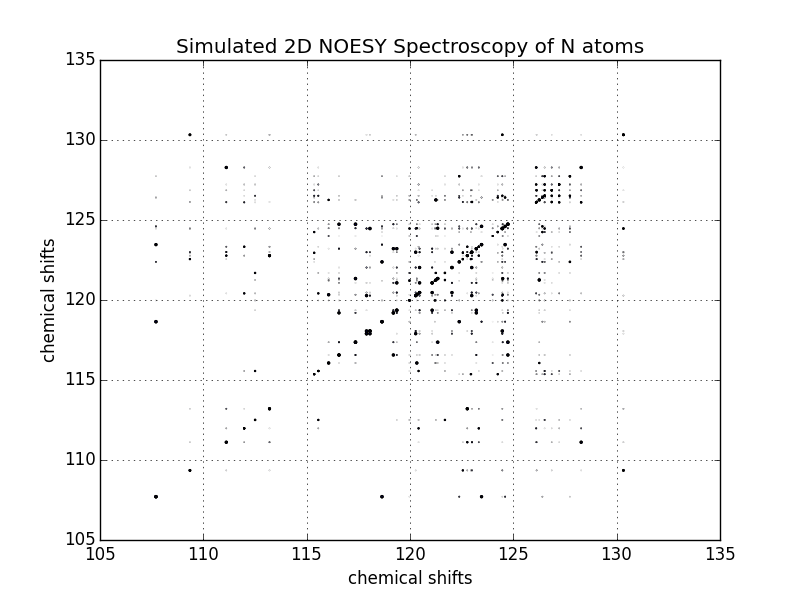

Generate this figure with Python:
# -*- coding: utf-8 -*-  
from math import exp
import multiprocessing
import math
from multiprocessing import Process, Array, Value, Pool
import os
import matplotlib
matplotlib.use('Agg')
import matplotlib.pyplot as plt
import numpy as np
from mpl_toolkits.mplot3d import Axes3D
import scipy.stats
from scipy.stats import norm
import warnings
import matplotlib
warnings.filterwarnings('ignore')
import random, math
from matplotlib import cm
colvar_name='COLVARN_atoms'
colvar_file='{}'.format(colvar_name)
cs_file_name='{}'.format('cs-cs-100.dat')
chem_shifts_lab={'cb':3, 'ha':0, 'cb':4, 'co':5, 'hn':1, 'nh':2}
def empty_arrays(length):
    '''takes a number and makes number by number array
    Var:length:length of the array that needs to be generated
    Return: an empty nxn array'''
    index=0
    empty_NxN_array=[]#array that is 'length' long
    for i in range(length):
        empty_NxN_array.append([])
    return empty_NxN_array
def numbers(filename):
    '''takes the output file of the colvar file and prints the data points in an array
    filename:name of the COLVAR file
    returns an array of data points read from the output file'''
    f=open(filename, 'r')
    lines=f.readlines()                       #lines in the file
    lines=lines[1:]                           #gets rid of the first two lines from an array lines
    names_of_variables=lines[0].strip()       #reads the following line that has the names of the variables and gets rid of the newline syntax
    variables=names_of_variables.split()      #creates an array of variable names
    word_count=len(variables)                 #keeps the total number of variables
    number_array=empty_arrays(word_count)     #empty array that has number of variables long square array
    for i in lines:
        clean_line=i.strip()                  #cleans the lines
        array_of_words=clean_line.split()     #separates the string in the line whenever there is space
        index=0                               #index of numbers will be stored
        for i in array_of_words:        
            number_array[index].append(float(i))
            index=index+1
    return number_array[1:]

#an array will hold the data from the output of the COLVAR file

noe_results=numbers(colvar_file)         #output of the COLVAR file are actually stored here.

power=1/6.0#power
conversion_factor=10**(-3)
def variables(filename):
    '''takes in a file and returns an array of variable names from the first line of the output COLVAR_File'''
    f=open(filename, 'r')
    lines=f.readlines()                      #contains all the lines from the file
    line0=lines[0]                           #reads the first line and saves it
    line0_strip=line0.strip()                #gets rid of the newline comment
    line0_split=line0_strip.split()          #splits the line into strings whenever there is a space
    return line0_split[3:]                   #gets rid of the first 3 variables

def noe_f(results):
    '''Computes the noe by taking the array of noe and print the average noe and distance restraints
    Return: NOE intensity and NOE distance'''
    noe=0
    for n in results:
        noe+=n
    noe1=noe/len(results)
    return noe1,noe1**(-power)
def chemical_shifts(cs_file, shift_type):
    '''takes a file with chemical shifts, and the type of chemical shifts and returns the corresponding chemical shifts for the backbone 
    parameters: 
        cs_file-string that has chemical shifts filename
        shift_type-string that has chemical shift type e.g 'HA', 'CA', 'C', 'CB', 'N', 'H'
    returns:
        chem_shifts: array that has the chemical shifts
    '''
    cs_type=chem_shifts_lab[shift_type]
    f=open(cs_file, 'r')
    lines=f.readlines()
    chem_shifts=[]
    for data in lines:
        stripped_data=data.strip()#strips the newline symbol
        splitted_data=stripped_data.split()
        splitted_data=splitted_data[3:]

        index=cs_type*4
        chem_shifts.append(splitted_data[index])
    return chem_shifts
shiftss=chemical_shifts(cs_file_name, 'nh')
last_atom=len(shiftss)-1
shiftss[0]=105
shiftss[last_atom]=135
for i in range(len(shiftss)):
    shiftss[i]=float(shiftss[i])
def total_atom(variables_list):
    '''takes an array of variable names and counts the total number of atoms interacting to make noes
    args: variables_list-an array of variable names for interacting atoms
    returns an array that has all the interacting atoms labeled 
    '''
    total_number_atoms=0                   #total number of atoms interacting
    atom_labels=[]#array that keeps labels of atoms
    for i in range(len(variables_list)):   #index for the variables argument
        word=variables_list[i]                              #reads each label in the list
        atom1_2=word.split('_',2)                             #splits the labels whenever there is an underscore
        atom1_2=atom1_2[1:]                                    #removes the first part of the splitted word which supposed to be comb
        k=i+1                                                #keeps track of the index of next thing in the loop
        next_word=variables_list[k]        #reads the next word in the list
        atom1_2_next=next_word.split('_',2)#splits the labels whenever there is an underscore
        atom1_2_next=atom1_2_next[1:]      #removes the first part of the splitted word which supposed to be comb
        atom_identity=[] #an array that will keep track of atoms to be added
        atom_identity.append(int(atom1_2[1]))#the string that old atom number will be converted to a string
        atom_identity.append(shiftss[k])         #  the index that keeps track of the for loop will also be added as an actual atom number later
        atom_labels.append(atom_identity)  #both the old atom value and the new atom value will be added to the array that keeps track of labels
        if (atom1_2[0]!=atom1_2_next[0]):#check the atom values whether the next atom and previous atom are the same
            total_number_atoms=i           #updates the total number of atoms even when the consecutive atoms differ
            last_atom=[int(atom1_2[0])]    #if the if statement is true it will add the first pivot atom itself around which the all the other atoms were labeled 
            last_atom.append(shiftss[0])            #keep track of the atoms in the list
            atom_labels.append(last_atom)  #first atom and its new index are added
            break
    return atom_labels                     #returns the old and new label of all atoms involved
old_variables=variables(colvar_file)  #variables are retrieved from the file
def converted_variables(filename):
    '''takes in a file and returns an array of variable names from the first line of the output COLVAR_File'''
    f=open(filename, 'r')
    lines=f.readlines()                    #contains all the lines from the file
    line0=lines[0]                         #reads the first line and saves it
    line0_strip=line0.strip()              #gets rid of the newline comment
    length_line=len(line0_strip)/2
    line0_split=line0_strip.split()        #splits the line into strings whenever there is a space
    line0_split=line0_split[3:]
    chem_shifts_var=[]
    total_atoms=total_atom(old_variables)
    number_atoms=len(total_atoms)
    for atoms  in total_atom(old_variables):
        for i in range(len(line0_split)):
    
           
            if (('_{}'.format(atoms[0]) in line0_split[i])):
                if (atoms[0]<10):
                    break
                else:
                    old_atom='_{}'.format(atoms[0])
                    new_atom='_{}'.format(atoms[1])
                    word=line0_split[i]
                    line0_split[i]=word.replace(old_atom, new_atom)          
    for i in range(number_atoms):
        word=line0_split[i]
        line0_split[i]=word.replace('_{}_'.format(total_atoms[number_atoms-1][0]), '_{}_'.format(total_atoms[number_atoms-1][1]))
    line0_split[0]
    return line0_split        
new_variables=converted_variables(colvar_file)
variable_averagenoe=[]                     #empty array that contains the atoms that will have strong intensities and show intensities and restraints
variable_averagenoe=[]                     #empty array that contains the atoms that will have strong intensities and show intensities and restraints
for  i in range(len(noe_results)):
    if (i==0):
        next
    else:
        variable_noe=[]                           #an array which will save a string of atoms interacting and the corresponding value of average NOE intensity and distance
        noe, dist=noe_f(noe_results[i])           #computes an noe and distance restraint from an array of noe measurements.
        variable_noe.append(new_variables[i])     #adds the corresponding new labels for the interacting atoms
        variable_noe.append(noe)                  #append the noe
        variable_noe.append(dist)                 #append the distance
        variable_averagenoe.append(variable_noe)  # for a given array of results noe_results[i] the corresponding atoms, noe intensity and noe distance will be saved
'''
def function(array, new_variables1):
    variable_averagenoe1=[] 
    for  i in range(len(array)):
        if (i==0):
            next
        else:
            variable_noe=[]                           #an array which will save a string of atoms interacting and the corresponding value of average NOE intensity and distance
            noe, dist=noe_f(array[i])           #computes an noe and distance restraint from an array of noe measurements.
            variable_noe.append(new_variables1[i])     #adds the corresponding new labels for the interacting atoms
            variable_noe.append(noe)                  #append the noe
            variable_noe.append(dist)                 #append the distance
            variable_averagenoe1.append(variable_noe)  # for a given array of results noe_results[i] the corresponding atoms, noe intensity and noe distance will be saved
    return variable_averagenoe1
variable_averagenoe=[]
    
if __name__=='__main__':
    num_processor=multiprocessing.cpu_count()
    #print num_processor
    length=len(noe_results)
    
    print new_variables, noe_results
    parallel_data1=[]
    parallel_data2=[]
    for i in range(num_processor):
        start=int( math.ceil(i*length/num_processor))
        end=int(math.ceil(i*length/num_processor+length/num_processor-1))
        print start,end
        a=noe_results[start:end]
        print len(a)
        b=new_variables[start:end]
        parallel_data1.append(a)
        parallel_data2.append(b)

    p=Pool(num_processor)
    array_results=p.map(function,parallel_data1, parallel_data2)#variable_averagenoe)
    print array_results
    for i in range(num_processor):
        variable_averagenoe+=(array_results[i])
'''        
small_dist_atoms_1=[]#1st atoms of NOESY 
small_dist_atoms_2=[]#2nd atoms of NOESY
intensities=[]#intensities
def atoms_distances(array_of_comb_numb):    
    '''    takes an array of interacting atoms, intensity, and distance as an array element and outputs intensities and interacting atoms that have a big enough intensity
    array_of_comb_numb: nx3 array, 1st colomn is the interacting atoms (comb_1_2), 2nd column is noe intensity, and 3rd column is 
    return:  three arrays will be returned that have the first atom, second atom and the corresponding NOE intensit'''
    for i in range(len(array_of_comb_numb)):
        if (array_of_comb_numb[i][2]>1):   # only atoms that are closer than 5.5 Angstroms will be considered
            next
        else:
        
            comb_word=array_of_comb_numb[i][0]  #saves the first element of the given array, which is a string that tells about info about interacting atoms 
            atoms=comb_word.split("_", 2)       #cuts the string wherever there is an underscore
            atoms=atoms[1:] #removes the string part of the label
            atom1=float(atoms[0])                 #reads and makes the first atom into an integer type
            atom2=float(atoms[1])                 #reads and makes the second atom into an integer type
            small_dist_atoms_1.append(atom1)    #puts different combinations of atoms
            small_dist_atoms_1.append(atom1)
            small_dist_atoms_2.append(atom2)
            small_dist_atoms_2.append(atom1)
            intensities.append(array_of_comb_numb[i][1]*conversion_factor)
            intensities.append(array_of_comb_numb[i][1]*conversion_factor)
            small_dist_atoms_1.append(atom2)
            small_dist_atoms_1.append(atom2)
            small_dist_atoms_2.append(atom1)
            small_dist_atoms_2.append(atom2)
            intensities.append(array_of_comb_numb[i][1]*conversion_factor)
            intensities.append(array_of_comb_numb[i][1]*conversion_factor)
    return small_dist_atoms_1, small_dist_atoms_2, intensities
if __name__=='__main__':
    jobs=[]
    num_processor=multiprocessing.cpu_count()
    #print num_processor
    length=len(variable_averagenoe)
    parallel_data=[]
    for i in range(num_processor):
        start=int( math.ceil(i*length/num_processor))
        end=int(math.ceil(i*length/num_processor+length/num_processor-1))
        
        a=variable_averagenoe[start:end]
        parallel_data.append(a)
    p=Pool(num_processor)
    variable_results=p.map(atoms_distances,parallel_data)#variable_averagenoe)
    x_H=[]
    y_H=[]
    intense=[]
    for i in range(len(variable_results)):
        x_H+=(variable_results[i][0])
        y_H+=(variable_results[i][1])
        intense+=(variable_results[i][2])
    

XX_means=np.array(x_H)                                #atoms on x_axis
YY_means=np.array(y_H)                                #atoms on y_axis
intens=np.array(intense)                              #noe intensity
x_atoms=np.array(shiftss)                             #shift of atoms on x_axis
X_points=np.arange(min(shiftss),max(shiftss),1)       #gridpoints for axis
N_atoms=len(X_points)
sigma=0.0001
def gaus(x, y, intensity):
    ''' a function that takes in 3 arrays of atoms on x axis and atoms on y axis and the NOE intensity between corresponding atoms and returns a 2D array of gaussian corresponding to each point on the grid

    Arguments:

       x - an array of atom indeces that will be in x-axis of 2D NOESY spectrum
       y - an array of atom indeces that will be in y-axis of 2D NOESY spectrum
       intensity- an array of intensity for corresponding atom indeces
    Returns:
       ZZZ-2D array that should have the gaussian for each interacting pair of atoms'''
    ZZZ=np.zeros((len(X_points),len(X_points)))     #initialize 2d grid to zeros
    for i in range(len(X_points)):                  #iterates through X atoms
        for k in range(len(X_points)):              #iterates through Y atoms
            for l in range(len(x)):                 #iterates though all neighbors that have to add to the guassian with their respective intensities  
                ZZZ[i][k]+=intensity[l]*math.exp(-((x[i]-x[l])**2+(y[k]-y[l])**2)/(2*sigma**2))
    return ZZZ

ZZ=gaus(XX_means, YY_means, intense)                  #adds gaussian to two interacting atoms with high NOE intensity
ZZ=np.array(ZZ)                                       #converts to np array
fig, ax = plt.subplots()                              #start plotting
sc=ax.scatter(x_H, y_H,ZZ)# intense)                      #scatter plot of NOESY spectrum
ax.grid()
plt.xlabel('chemical shifts')
plt.ylabel('chemical shifts')
plt.title(r'2D NOESY Spectroscopy Plot with Gaussians Added')
plt.savefig('final_project_gaussian.png'.format(colvar_name)) 
fig1, ax1 = plt.subplots()                            #start plotting
sc=ax1.scatter(x_H, y_H,intense)                      #scatter plot of NOESY spectrum
ax1.grid()
plt.xlabel('chemical shifts')
plt.ylabel('chemical shifts')
plt.title(r'Scatter Plot of 2D NOESY Spectroscopy of N atoms')
plt.savefig('final_project_scatter_plot.png'.format(colvar_name)) 
plt.show()
